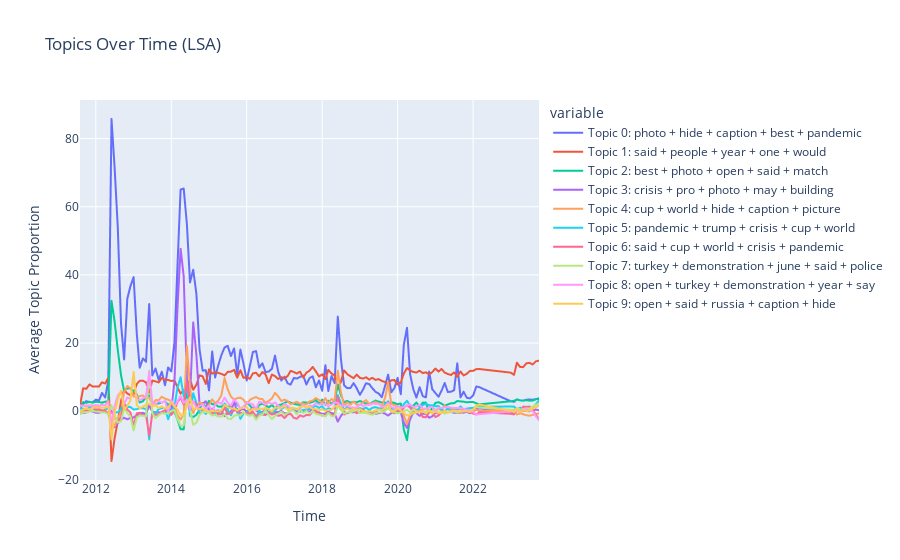

Here is the notebook cell this chart was saved with:
### Markdown cell above
Plot Topics over time

### Code cell
import pandas as pd
import plotly.express as px

df = pd.read_csv('cnn_news_articles_final_cleaned.csv')

df['date published'] = pd.to_datetime(df['date published'])

bow_corpus = bow_vectorizer.transform(df['text'])

topic_distributions = lsa_model.transform(bow_corpus)

topics_df = pd.DataFrame(topic_distributions, columns=[f"Topic {i}" for i in range(lsa_model.n_components)])

df = pd.concat([df, topics_df], axis=1)

df_grouped = df.groupby([df['date published'].dt.to_period('M')])[['Topic ' + str(i) for i in range(lsa_model.n_components)]].mean().reset_index()

df_grouped['date published'] = df_grouped['date published'].dt.to_timestamp()

def get_top_words(model, vectorizer, n_top_words=5):
    words = vectorizer.get_feature_names_out()
    topic_words = {}
    for topic_idx, topic in enumerate(model.components_):
        top_word_indices = topic.argsort()[-n_top_words:][::-1]
        top_words = [words[i] for i in top_word_indices]
        topic_words[topic_idx] = " + ".join(top_words)
    return topic_words

top_words = get_top_words(lsa_model, bow_vectorizer)

legend_labels = [f"Topic {i}: {top_words[i]}" for i in range(lsa_model.n_components)]

fig = px.line(df_grouped, 
              x='date published', 
              y=[f'Topic {i}' for i in range(lsa_model.n_components)], 
              title='Topics Over Time (LSA)',
              labels={'value': 'Average Topic Proportion', 'date published': 'Time'},
              markers=False)

for i, trace in enumerate(fig.data):
    trace.name = legend_labels[i]

### Figure 1 — Plotly figure (JSON) as saved in the notebook; plotly's stock layout.template omitted (floating-point values rounded to 4 significant figures; data arrays with more than 128 entries replaced by an {"elided": "..."} marker saying what was removed)
{"data": [{"hovertemplate": "variable=Topic 0<br>Time=%{x}<br>Average Topic Proportion=%{y}<extra></extra>", "legendgroup": "Topic 0", "line": {"color": "#636efa", "dash": "solid"}, "marker": {"symbol": "circle"}, "mode": "lines", "name": "Topic 0: photo + hide + caption + best + pandemic", "showlegend": true, "type": "scattergl", "x": {"elided": "138 str values"}, "xaxis": "x", "y": {"elided": "138 float values"}, "yaxis": "y"}, {"hovertemplate": "variable=Topic 1<br>Time=%{x}<br>Average Topic Proportion=%{y}<extra></extra>", "legendgroup": "Topic 1", "line": {"color": "#EF553B", "dash": "solid"}, "marker": {"symbol": "circle"}, "mode": "lines", "name": "Topic 1: said + people + year + one + would", "showlegend": true, "type": "scattergl", "x": {"elided": "138 str values"}, "xaxis": "x", "y": {"elided": "138 float values"}, "yaxis": "y"}, {"hovertemplate": "variable=Topic 2<br>Time=%{x}<br>Average Topic Proportion=%{y}<extra></extra>", "legendgroup": "Topic 2", "line": {"color": "#00cc96", "dash": "solid"}, "marker": {"symbol": "circle"}, "mode": "lines", "name": "Topic 2: best + photo + open + said + match", "showlegend": true, "type": "scattergl", "x": {"elided": "138 str values"}, "xaxis": "x", "y": {"elided": "138 float values"}, "yaxis": "y"}, {"hovertemplate": "variable=Topic 3<br>Time=%{x}<br>Average Topic Proportion=%{y}<extra></extra>", "legendgroup": "Topic 3", "line": {"color": "#ab63fa", "dash": "solid"}, "marker": {"symbol": "circle"}, "mode": "lines", "name": "Topic 3: crisis + pro + photo + may + building", "showlegend": true, "type": "scattergl", "x": {"elided": "138 str values"}, "xaxis": "x", "y": {"elided": "138 float values"}, "yaxis": "y"}, {"hovertemplate": "variable=Topic 4<br>Time=%{x}<br>Average Topic Proportion=%{y}<extra></extra>", "legendgroup": "Topic 4", "line": {"color": "#FFA15A", "dash": "solid"}, "marker": {"symbol": "circle"}, "mode": "lines", "name": "Topic 4: cup + world + hide + caption + picture", "showlegend": true, "type": "scattergl", "x": {"elided": "138 str values"}, "xaxis": "x", "y": {"elided": "138 float values"}, "yaxis": "y"}, {"hovertemplate": "variable=Topic 5<br>Time=%{x}<br>Average Topic Proportion=%{y}<extra></extra>", "legendgroup": "Topic 5", "line": {"color": "#19d3f3", "dash": "solid"}, "marker": {"symbol": "circle"}, "mode": "lines", "name": "Topic 5: pandemic + trump + crisis + cup + world", "showlegend": true, "type": "scattergl", "x": {"elided": "138 str values"}, "xaxis": "x", "y": {"elided": "138 float values"}, "yaxis": "y"}, {"hovertemplate": "variable=Topic 6<br>Time=%{x}<br>Average Topic Proportion=%{y}<extra></extra>", "legendgroup": "Topic 6", "line": {"color": "#FF6692", "dash": "solid"}, "marker": {"symbol": "circle"}, "mode": "lines", "name": "Topic 6: said + cup + world + crisis + pandemic", "showlegend": true, "type": "scattergl", "x": {"elided": "138 str values"}, "xaxis": "x", "y": {"elided": "138 float values"}, "yaxis": "y"}, {"hovertemplate": "variable=Topic 7<br>Time=%{x}<br>Average Topic Proportion=%{y}<extra></extra>", "legendgroup": "Topic 7", "line": {"color": "#B6E880", "dash": "solid"}, "marker": {"symbol": "circle"}, "mode": "lines", "name": "Topic 7: turkey + demonstration + june + said + police", "showlegend": true, "type": "scattergl", "x": {"elided": "138 str values"}, "xaxis": "x", "y": {"elided": "138 float values"}, "yaxis": "y"}, {"hovertemplate": "variable=Topic 8<br>Time=%{x}<br>Average Topic Proportion=%{y}<extra></extra>", "legendgroup": "Topic 8", "line": {"color": "#FF97FF", "dash": "solid"}, "marker": {"symbol": "circle"}, "mode": "lines", "name": "Topic 8: open + turkey + demonstration + year + say", "showlegend": true, "type": "scattergl", "x": {"elided": "138 str values"}, "xaxis": "x", "y": {"elided": "138 float values"}, "yaxis": "y"}, {"hovertemplate": "variable=Topic 9<br>Time=%{x}<br>Average Topic Proportion=%{y}<extra></extra>", "legendgroup": "Topic 9", "line": {"color": "#FECB52", "dash": "solid"}, "marker": {"symbol": "circle"}, "mode": "lines", "name": "Topic 9: open + said + russia + caption + hide", "showlegend": true, "type": "scattergl", "x": {"elided": "138 str values"}, "xaxis": "x", "y": {"elided": "138 float values"}, "yaxis": "y"}], "layout": {"legend": {"title": {"text": "variable"}, "tracegroupgap": 0}, "title": {"text": "Topics Over Time (LSA)"}, "xaxis": {"anchor": "y", "domain": [0, 1], "title": {"text": "Time"}}, "yaxis": {"anchor": "x", "domain": [0, 1], "title": {"text": "Average Topic Proportion"}}}}
